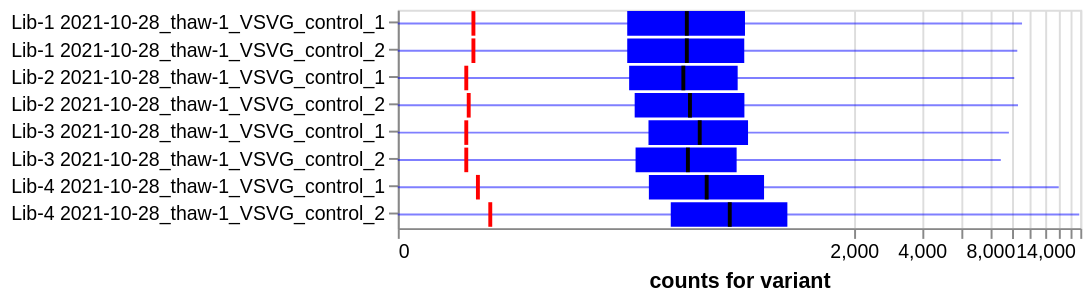

Vega-Lite specification for this chart:
### Vega-Lite specification from a JSON file in a GitHub repository (floating-point values rounded to 4 significant figures)
{"config": {"view": {"continuousWidth": 400, "continuousHeight": 300}, "axis": {"labelLimit": 500}}, "layer": [{"mark": {"type": "bar", "color": "blue"}, "encoding": {"tooltip": [{"field": "library", "type": "nominal"}, {"field": "pre_sample", "type": "nominal"}, {"field": "pre_count_threshold", "type": "quantitative"}, {"field": "median", "format": ".2g", "type": "quantitative"}, {"field": "percentile_25", "format": ".2g", "type": "quantitative"}, {"field": "percentile_75", "format": ".2g", "type": "quantitative"}, {"field": "min", "type": "quantitative"}, {"field": "max", "type": "quantitative"}, {"field": "frac_counts_above_threshold", "format": ".2g", "type": "quantitative"}, {"field": "frac_variants_above_threshold", "format": ".2g", "type": "quantitative"}, {"field": "virus_batch", "type": "nominal"}], "x": {"field": "percentile_25", "scale": {"constant": 20, "type": "symlog"}, "title": "counts for variant", "type": "quantitative"}, "x2": {"field": "percentile_75"}, "y": {"field": "library_sample", "title": null, "type": "nominal"}}, "params": [{"name": "parameter001", "select": {"type": "point", "fields": ["library"]}, "bind": {"input": "select", "options": [null, "Lib-1", "Lib-3", "Lib-4", "Lib-2"], "labels": ["all", "Lib-1", "Lib-3", "Lib-4", "Lib-2"], "name": "library"}}, {"name": "parameter002", "select": {"type": "point", "fields": ["virus_batch"]}, "bind": {"input": "select", "options": [null, "thaw-1"], "labels": ["all", "thaw-1"], "name": "virus_batch"}}]}, {"mark": {"type": "rule", "color": "blue", "opacity": 0.5}, "encoding": {"tooltip": [{"field": "library", "type": "nominal"}, {"field": "pre_sample", "type": "nominal"}, {"field": "pre_count_threshold", "type": "quantitative"}, {"field": "median", "format": ".2g", "type": "quantitative"}, {"field": "percentile_25", "format": ".2g", "type": "quantitative"}, {"field": "percentile_75", "format": ".2g", "type": "quantitative"}, {"field": "min", "type": "quantitative"}, {"field": "max", "type": "quantitative"}, {"field": "frac_counts_above_threshold", "format": ".2g", "type": "quantitative"}, {"field": "frac_variants_above_threshold", "format": ".2g", "type": "quantitative"}, {"field": "virus_batch", "type": "nominal"}], "x": {"field": "min", "type": "quantitative"}, "x2": {"field": "max"}, "y": {"field": "library_sample", "title": null, "type": "nominal"}}}, {"mark": {"type": "bar", "color": "black", "x2Offset": -1, "xOffset": 1}, "encoding": {"tooltip": [{"field": "library", "type": "nominal"}, {"field": "pre_sample", "type": "nominal"}, {"field": "pre_count_threshold", "type": "quantitative"}, {"field": "median", "format": ".2g", "type": "quantitative"}, {"field": "percentile_25", "format": ".2g", "type": "quantitative"}, {"field": "percentile_75", "format": ".2g", "type": "quantitative"}, {"field": "min", "type": "quantitative"}, {"field": "max", "type": "quantitative"}, {"field": "frac_counts_above_threshold", "format": ".2g", "type": "quantitative"}, {"field": "frac_variants_above_threshold", "format": ".2g", "type": "quantitative"}, {"field": "virus_batch", "type": "nominal"}], "x": {"field": "median", "type": "quantitative"}, "x2": {"field": "median"}, "y": {"field": "library_sample", "title": null, "type": "nominal"}}}, {"mark": {"type": "bar", "color": "red", "x2Offset": -1, "xOffset": 1}, "encoding": {"tooltip": [{"field": "library", "type": "nominal"}, {"field": "pre_sample", "type": "nominal"}, {"field": "pre_count_threshold", "type": "quantitative"}, {"field": "median", "format": ".2g", "type": "quantitative"}, {"field": "percentile_25", "format": ".2g", "type": "quantitative"}, {"field": "percentile_75", "format": ".2g", "type": "quantitative"}, {"field": "min", "type": "quantitative"}, {"field": "max", "type": "quantitative"}, {"field": "frac_counts_above_threshold", "format": ".2g", "type": "quantitative"}, {"field": "frac_variants_above_threshold", "format": ".2g", "type": "quantitative"}, {"field": "virus_batch", "type": "nominal"}], "x": {"field": "pre_count_threshold", "type": "quantitative"}, "x2": {"field": "pre_count_threshold"}, "y": {"field": "library_sample", "title": null, "type": "nominal"}}}], "data": {"name": "data-e5392863fa1efe34a7866c2bdf656284"}, "height": {"step": 14}, "transform": [{"filter": {"param": "parameter001"}}, {"filter": {"param": "parameter002"}}], "width": 350, "$schema": "https://vega.github.io/schema/vega-lite/v5.json", "datasets": {"data-e5392863fa1efe34a7866c2bdf656284": [{"library": "Lib-1", "pre_sample": "2021-10-28_thaw-1_VSVG_control_1", "pre_count_threshold": 23, "median": 353.0, "percentile_25": 184.0, "percentile_75": 652.0, "min": 0, "max": 11079, "library_sample": "Lib-1 2021-10-28_thaw-1_VSVG_control_1", "frac_counts_above_threshold": 0.9997, "frac_variants_above_threshold": 0.9752, "virus_batch": "thaw-1"}, {"library": "Lib-1", "pre_sample": "2021-10-28_thaw-1_VSVG_control_2", "pre_count_threshold": 23, "median": 353.0, "percentile_25": 184.0, "percentile_75": 647.0, "min": 0, "max": 10559, "library_sample": "Lib-1 2021-10-28_thaw-1_VSVG_control_2", "frac_counts_above_threshold": 0.9997, "frac_variants_above_threshold": 0.9757, "virus_batch": "thaw-1"}, {"library": "Lib-2", "pre_sample": "2021-10-28_thaw-1_VSVG_control_1", "pre_count_threshold": 20, "median": 340.0, "percentile_25": 188.0, "percentile_75": 604.0, "min": 0, "max": 10237, "library_sample": "Lib-2 2021-10-28_thaw-1_VSVG_control_1", "frac_counts_above_threshold": 0.9999, "frac_variants_above_threshold": 0.9809, "virus_batch": "thaw-1"}, {"library": "Lib-2", "pre_sample": "2021-10-28_thaw-1_VSVG_control_2", "pre_count_threshold": 21, "median": 365.0, "percentile_25": 200.0, "percentile_75": 648.0, "min": 0, "max": 10635, "library_sample": "Lib-2 2021-10-28_thaw-1_VSVG_control_2", "frac_counts_above_threshold": 0.9999, "frac_variants_above_threshold": 0.981, "virus_batch": "thaw-1"}, {"library": "Lib-3", "pre_sample": "2021-10-28_thaw-1_VSVG_control_1", "pre_count_threshold": 20, "median": 405.0, "percentile_25": 233.0, "percentile_75": 673.0, "min": 0, "max": 9697, "library_sample": "Lib-3 2021-10-28_thaw-1_VSVG_control_1", "frac_counts_above_threshold": 0.9999, "frac_variants_above_threshold": 0.9843, "virus_batch": "thaw-1"}, {"library": "Lib-3", "pre_sample": "2021-10-28_thaw-1_VSVG_control_2", "pre_count_threshold": 20, "median": 357.0, "percentile_25": 202.0, "percentile_75": 597.5, "min": 0, "max": 8934, "library_sample": "Lib-3 2021-10-28_thaw-1_VSVG_control_2", "frac_counts_above_threshold": 0.9999, "frac_variants_above_threshold": 0.9828, "virus_batch": "thaw-1"}, {"library": "Lib-4", "pre_sample": "2021-10-28_thaw-1_VSVG_control_1", "pre_count_threshold": 25, "median": 436.0, "percentile_25": 234.0, "percentile_75": 795.0, "min": 0, "max": 16073, "library_sample": "Lib-4 2021-10-28_thaw-1_VSVG_control_1", "frac_counts_above_threshold": 0.9998, "frac_variants_above_threshold": 0.9809, "virus_batch": "thaw-1"}, {"library": "Lib-4", "pre_sample": "2021-10-28_thaw-1_VSVG_control_2", "pre_count_threshold": 31, "median": 556.0, "percentile_25": 297.0, "percentile_75": 1012.0, "min": 0, "max": 19786, "library_sample": "Lib-4 2021-10-28_thaw-1_VSVG_control_2", "frac_counts_above_threshold": 0.9999, "frac_variants_above_threshold": 0.9816, "virus_batch": "thaw-1"}]}}
